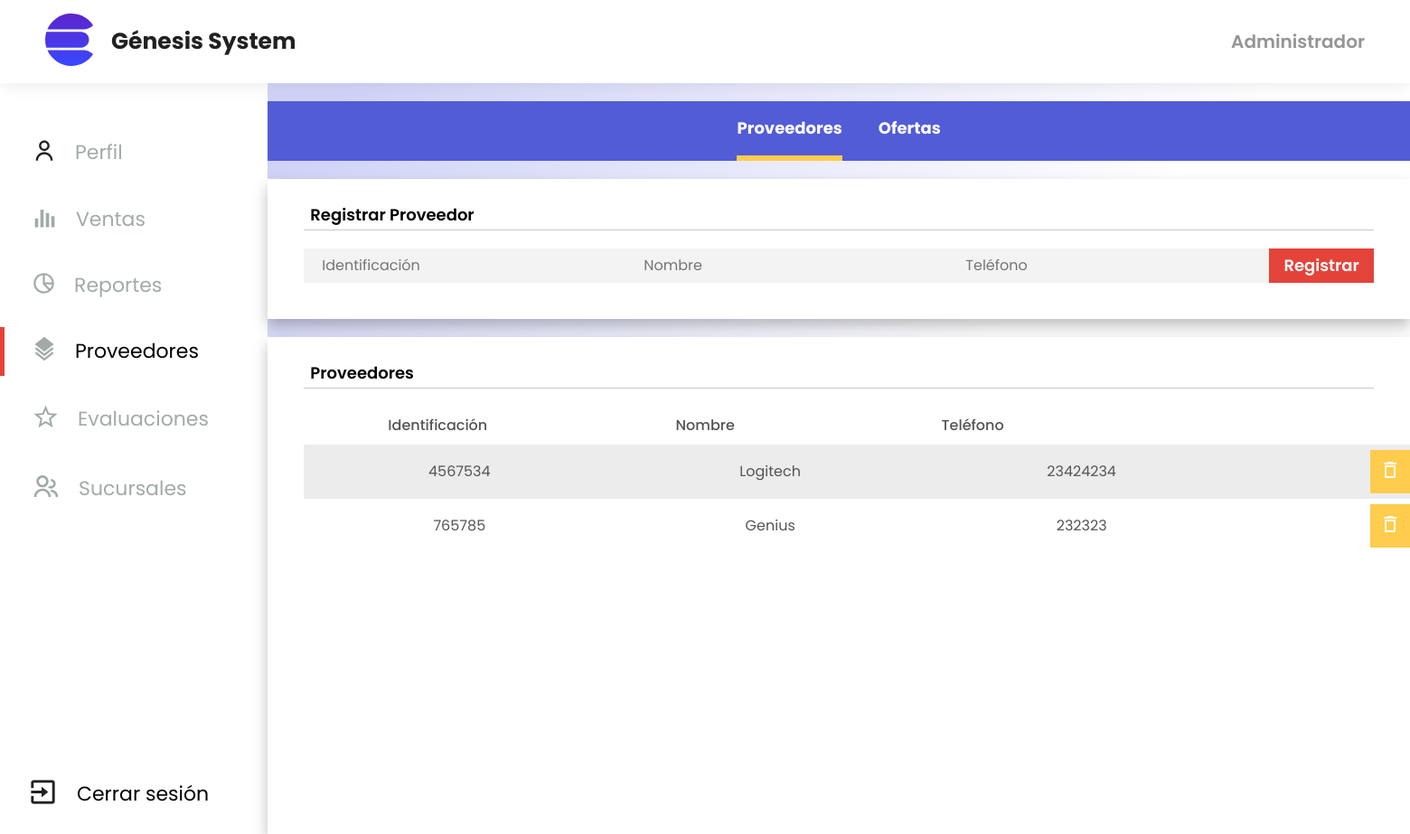
Screenshot of /registrarProveedor (signed in) with the database file from the repository.
### models.py (models this page shows, shortened)
class Proveedor(db.Model):
    id = db.Column(db.String(100), primary_key = True)
    nombre = db.Column(db.String(100), nullable = False)
    telefono = db.Column(db.String(20), nullable = False)

### app.py (the view)
@app.route('/registrarProveedor', methods=['GET', 'POST'])
def registrarProveedor():
    if 'nombre' in session:
        if request.method == 'POST':
            db.session.add(Proveedor(id = request.form['identificacion'], nombre = request.form['nombre'], telefono = request.form['telefono']))
            db.session.commit()
        return render_template('adm-proveedores.html', proveedores = Proveedor.query.all())
    return redirect(url_for('login', comprobacion = 'Logged'))

### templates/adm-proveedores.html
{% extends './baseMenu.html' %}
{% block identMenu %}
    <p class="header-menu__parrafo no-margin">Administrador</p>
{% endblock %}
{% block elementsSide %}
    <a href="{{url_for('admPerfil')}}" class="element-side">
        <div class="icon">
            <img src="../static/Imgs/user.svg" alt="Icono Perfil">
        </div>
        <p class="element-side__text element-side__text--active no-margin">Perfil</p>
    </a>
    <a href="{{url_for('admVentas')}}" class="element-side ">
        <div class="icon">
            <img src="../static/Imgs/bar_chart.svg" alt="Icono Ventas">
        </div>
        <p class="element-side__text no-margin">Ventas</p>
    </a>
    <a href="" class="element-side">
        <div class="icon">
            <img src="../static/Imgs/pie_chart_outline.svg" alt="Icono Reportes">
        </div>
        <p class="element-side__text no-margin">Reportes</p>
    </a>
    <a href="{{url_for('registrarProveedor')}}" class="element-side element-side--active">
        <div class="icon">
            <img src="../static/Imgs/layers_alt.svg" alt="Icono Proveedores">
        </div>
        <p class="element-side__text no-margin">Proveedores</p>
    </a>
    <a href="{{url_for('registrarEvaluaciones')}}" class="element-side">
        <div class="icon">
            <img src="../static/Imgs/star_border.svg" alt="Icono Evaluaciones">
        </div>
        <p class="element-side__text no-margin">Evaluaciones</p>
    </a>
    <a href="{{url_for('registrarSucursal')}}" class="element-side no-margin">
        <div class="icon">
            <img src="../static/Imgs/group.svg" alt="Icono Operarios">
        </div>
        <p class="element-side__text no-margin">Sucursales</p>
    </a>
{% endblock %}
{% block mainContainer %}
    <header class="contenedor-administracion header-administracion">
        <nav class="nav-administracion">
            <a href="{{url_for('registrarProveedor')}}" class="nav-administracion__enlace nav-administracion__enlace--activo">Proveedores</a>
            <a href="{{url_for('registrarOferta')}}" class="nav-administracion__enlace no-margin">Ofertas</a>
        </nav>
    </header>
    <main class="contenedor-administracion contenedor-administracion--sombra">
        <form action="{{url_for('registrarProveedor')}}" class="administracion-registrar" method="POST">
            <h2 class="administracion-registrar__titulo">Registrar Proveedor</h2>
            <div class="flex-row-container justify-space-between">
                <div class="controles-registrar">
                    <input type="text" placeholder="Identificación" class="controles-registrar__control" name="identificacion" required>
                    <input type="text" placeholder="Nombre" class="controles-registrar__control" name="nombre" required>
                    <input type="tel" placeholder="Teléfono" class="controles-registrar__control" name="telefono" required>
                </div>
                <button class="button button-registrar">Registrar</button>
            </div>
        </form>
    </main class="contenedor-administracion">
    <div class="contenedor-administracion contenedor-administracion--sombra">
        <section class="administracion-registrar administracion-registros">
            <table class="administracion-tabla">
                <caption class="administracion-registrar__titulo">Proveedores</caption>
                <thead>
                    <th>Identificación</th>
                    <th>Nombre</th>
                    <th>Teléfono</th>
                    <th></th>
                </thead>
                <tbody>
                    {% for proveedor in proveedores %}
                        {% set colorRow = 'administracion-tabla__fila--blanca' %}
                        {% if loop.index % 2 != 0 %}
                            {% set colorRow = 'administracion-tabla__fila' %}
                        {% endif %}
                    <tr class="{{colorRow}}">
                        <td class="text-align-center">{{proveedor.id}}</td>
                        <td class="text-align-center">{{proveedor.nombre}}</td>
                        <td class="text-align-center">{{proveedor.telefono}}</td>
                        <td class="text-align-center">
                            <a href="{{url_for('eliminarProveedor', id = proveedor.id)}}" class="button-eliminar">
                                <img src="../static/Imgs/delete_outline.png" alt="Icono Eliminar">
                            </a>
                        </td>
                    </tr>
                    {% endfor %}
                </tbody>
            </table>
        </section>
    </div>
{% endblock %}

### static/styles/style.css (style rules this page uses)
:root { --primary-color: #FFF; --color--title: #212121; --color-text: #7D7D7D; --color-logo: #9097EA; --fuente-principal: 'Poppins', sans-serif; --fuente-secundaria: 'Roboto', sans-serif; }
html { font-size: 62.5%; box-sizing: border-box; }
body { font-size: 1.6rem; font-family: var(--fuente-principal); }
a { text-decoration: none; }
img { max-width: 100%; }
.no-margin { margin: 0 !important; }
.text-align-center { text-align: center; }
.control select,.button { cursor: pointer }
.button { border: none; background-color: #E4433A; font-weight: 700; color: var(--primary-color); font-size: 1.8rem; transition: box-shadow .5s ease; }
.height-100 { height: 100% !important; }
.flex-column-container { display: flex; flex-direction: column; }
.header-menu__parrafo { font-weight: 600; color: #959595; font-size: 2rem; }
.flex-row-container { display: flex; }
.element-side { display: flex; align-items: center; margin-bottom: 2rem; color: #A2AAA9; border-left: 5px solid #FFF; }
.element-side--active { border-left-color: #E4433A; }
.container-cerrar-sesion, .element-side { align-items: center; padding: 1rem 3rem; }
.container-cerrar-sesion__img, .icon { margin-right: 2rem; }
.container-cerrar-sesion, .element-side--active, .element-side { font-size: 2.2rem; }
.container-cerrar-sesion, .element-side--active { color: var(--color-title); }
.contenedor-administracion { background-color: var(--primary-color); max-width: 145rem; margin: 0 auto; }
.contenedor-administracion--sombra { box-shadow: 0 8px 15px 0 rgba(0, 0, 0, .25); }
.header-administracion { margin-top: 2rem; }
.nav-administracion { background-color: #525CD7; display: flex; justify-content: center; }
.nav-administracion__enlace { padding: 2rem 0; display: inline-block; height: 2rem; margin-right: 4rem; color: var(--primary-color); font-weight: 700; font-size: 1.8rem; }
.nav-administracion__enlace--activo { border-bottom: 6px solid #FFCC4D; }
.administracion-registrar { padding: 3rem 4rem 4rem 4rem; margin-top: 2rem; }
.administracion-registrar__titulo { font-size: 1.8rem; padding-bottom: .5rem; padding-left: .7rem; border-bottom: 1px solid #C7C7C7; margin-top: 0; margin-bottom: 2rem; font-weight: 600; text-align: start; }
.justify-space-between { justify-content: space-between; }
.controles-registrar { flex-basis: calc(80% - 1rem); display: flex; justify-content: space-between; }
.controles-registrar__control { padding: 1rem 2rem; border: none; background-color: #F3F3F3; flex-basis: 29%; }
.button-registrar { flex-basis: calc(15% - 1rem); font-weight: 600; }
.administracion-registros { height: 48rem; }
.administracion-tabla { width: 100%; table-layout: fixed; border-collapse: collapse; }
.administracion-tabla__fila { background-color: #ECECEC; }
.administracion-tabla__fila--blanca { background-color: #FFF; }
.administracion-tabla th { height: 4rem; font-weight: 500; }
.administracion-tabla tbody { display: block; width: 137rem; height: 39rem; overflow-y: auto; }
.administracion-tabla td { height: 6rem; width: 34.25rem; padding: 0 2rem; }
.administracion-tabla th, .administracion-tabla td { color: #545454; }
.button-eliminar { display: inline-block; padding: 1rem; background-color: #FFCC4D; }

### rows the page displays
Proveedor: id "4567534", nombre "Logitech", telefono "23424234"
Proveedor: id "765785", nombre "Genius", telefono "232323"
